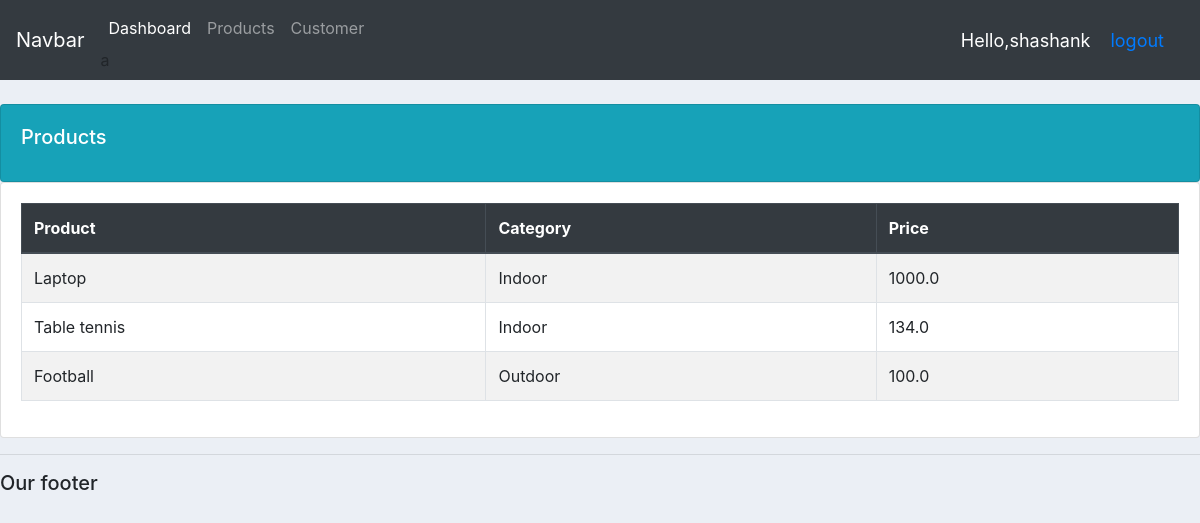
/product/ (signed in), run on the app's committed database.
### accounts/models.py (models this page shows, shortened)
class product(models.Model):
    CATEGORY = (
        ("Indoor", "Indoor"),
        ("Outdoor", "Outdoor"),
        ("Electronics","Electronics"),
        ("Toys","Toys"),
        ("Stationary","Stationary"),
    )
    name = models.CharField(max_length=100)
    category = models.CharField(max_length=100, null=True, choices=CATEGORY)
    price = models.FloatField(null=True)
    description = models.CharField(max_length=100)
    data_created = models.DateTimeField(auto_now_add=True)
    tags=models.ManyToManyField(tag)

### accounts/views.py (the view)
        def wrapper_func(request, *args, **kwargs):
            group = None
            if request.user.groups.exists():
                group = request.user.groups.all()[0].name
                if group in roles:
                    return view_func(request, *args, **kwargs)
                else:
                    return HttpResponse('You are not allowed to access this page')
            else:
                return HttpResponse('You are not allowed to access this page')

### accounts/views.py (called while the page is built)
def allowed_user(roles=[]):
    def decorator(view_func):
        def wrapper_func(request, *args, **kwargs):
            group = None
            if request.user.groups.exists():
                group = request.user.groups.all()[0].name
                if group in roles:
                    return view_func(request, *args, **kwargs)
                else:
                    return HttpResponse('You are not allowed to access this page')
            else:
                return HttpResponse('You are not allowed to access this page')
        return wrapper_func
    return decorator

@login_required(login_url='l')
@allowed_user(roles=['admin'])
def products(request):
    k=product.objects.all()
    return render(request,"accounts/product.html", context= { "list" :k })

### accounts/templates/accounts/product.html
{% extends "accounts/main.html" %} {% block content %}
<br />
<div class="row">
  <div class="col-md">
    <div class="card bg-info text-white">
      <div class="card-body">
        <h5 class="card-title">Products</h5>
      </div>
    </div>
    <div class="card">
      <div class="card-body">
        <table class="table table-striped table-bordered">
          <thead class="thead-dark">
            <tr>
              <th scope="col">Product</th>
              <th scope="col">Category</th>
              <th scope="col">Price</th>
            </tr>
          </thead>
          <tbody>
            {% for i in list %}
            <tr>
              <td>{{i.name }}</td>
              <td>{{i.category}}</td>
              <td>{{i.price}}</td>
            </tr>
            {% endfor %}
          </tbody>
        </table>
      </div>
    </div>
  </div>
</div>
{% endblock %}

### accounts/templates/accounts/navbar.html (shortened to what this page needs)
<nav class="navbar navbar-expand-lg navbar-dark bg-dark">
  <a class="navbar-brand" href="#">Navbar</a>
  <div class="collapse navbar-collapse" id="navbarNav">
    <ul class="navbar-nav">
      {% if request.user.is_staff%}
      <li class="nav-item active">
        <a class="nav-link" href="{% url 'home' %}">Dashboard</a>a
      </li>
      <li class="nav-item">
        <a class="nav-link" href="{% url 'product' %}">Products</a>
      </li>
      <li class="nav-item">
        <a class="nav-link" href="#">Customer</a>
      </li>
      {% endif %}
    </ul>
  </div>
  <span class="xyz"> Hello,{{user}}</span>
  <span class="xyz"><a href="{% url 'o' %}">logout</a></span>
</nav>

### accounts/templates/accounts/main.html (style rules this page uses)
body { background-color: #ebeff5; }

### accounts/templates/accounts/navbar.html (style rules this page uses)
.xyz { font-size: 18px; color: #fff; margin-right: 20px; }

### data on the page
product: name "Laptop", category "Indoor", price "1000.0"
product: name "Table tennis", category "Indoor", price "134.0"
product: name "Football", category "Outdoor", price "100.0"

### other printed values
{{ user }} "shashank"
